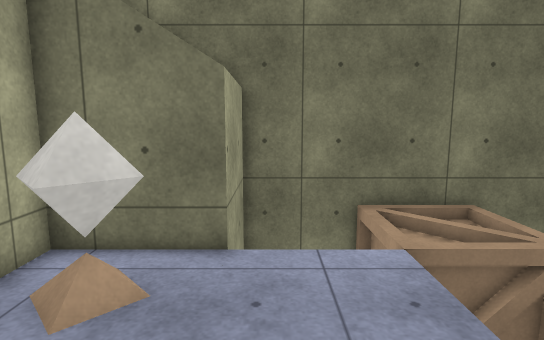
View 1 (above)

12 first-person views from a walk through a 3-D level made in the Unity game engine. The camera is 1.4 m above the floor, tilts 8° down and sees 80° across. The floor is counted in squares, 0.5 m on a side. Each view is taken from the middle of a square. On the plan, view 1 faces up. The plan holds only what a view shows up to about 20 squares ahead; the rest is blank. The player is left out. Surface patterns are stand-ins for the level's own textures.

View 2
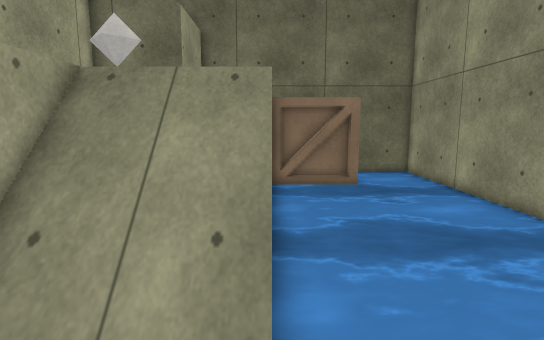

View 3
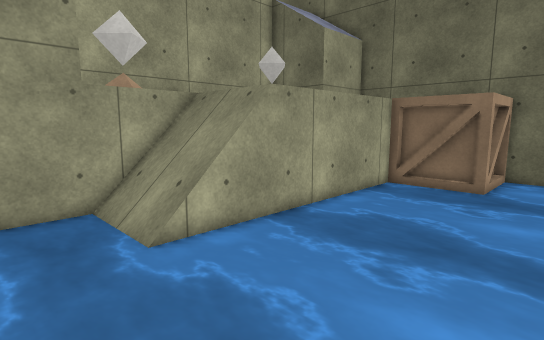

View 4
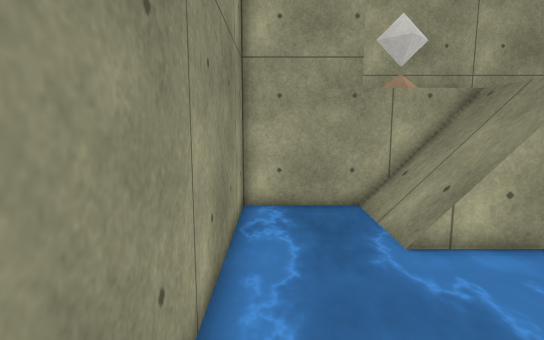

View 5
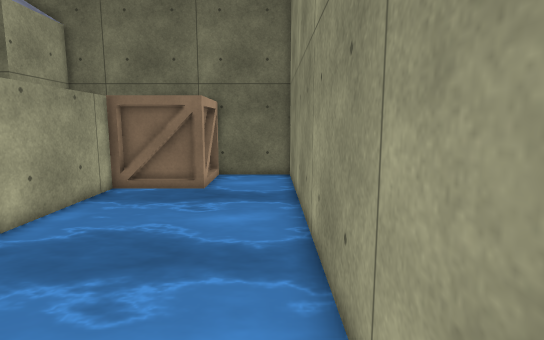

View 6
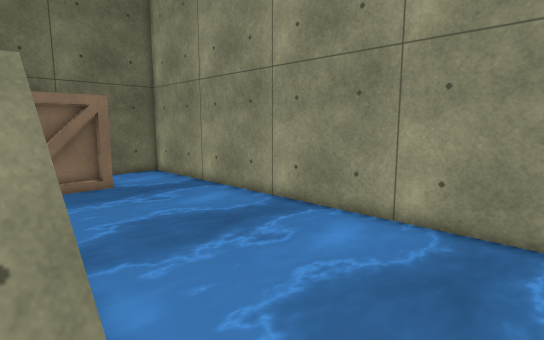

View 7
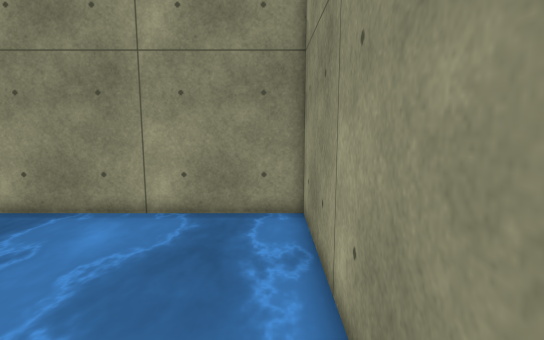

View 8
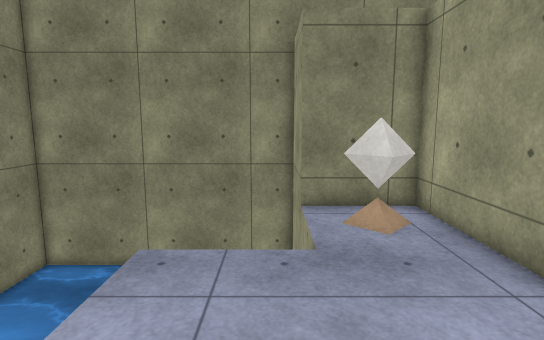

View 9
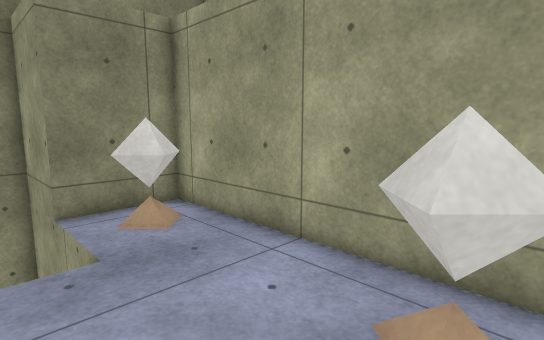

View 10
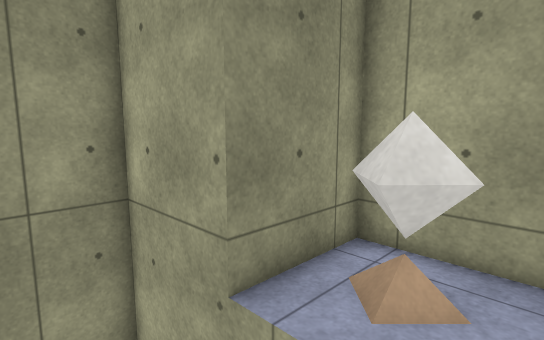

View 11
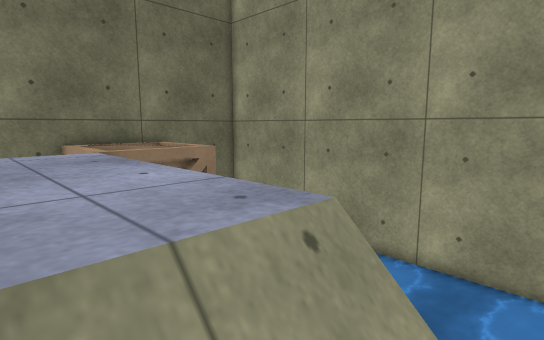

View 12
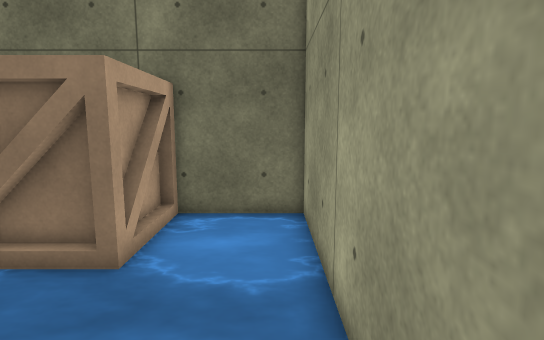

### Floor plan
Key: @ floor where view 1 was taken; # wall or solid block; . floor; / step, stairs or slope; = window, fence, low wall or low ledge; ~ water the walk can cross; ≈ water the walk keeps out of; ^ raised ledge.
Columns run from 5 left of view 1 to 11 right of it. Each row starts with its distance up from view 1.
 11     #≈≈≈#   #####
 10     #   #   #~~~#
  9     #   ^^  #~~~#
  8     #   ^^^##~~~#
  7 #####≈≈≈#####~~~#
  6 #^......≈~~~~~~~#
  5 #.#.....≈~~~~~~~#
  4 #.......≈~~~~~~~#
  3 #.......≈~~~~~~~#
  2 #.......≈~~~~~~~#
  1 #.......≈~~~~~~~#
  0 #....@..≈~~~~~~~#
 -1 #...////≈~~~~~~~#
 -2 #...////≈~~~~~~~#
 -3 #.#.=///≈~~~~~~~#
 -4 #^#^^///≈~~~~~~~#
 -5 ##^^^~~~~~~~~~~~#
 -6     #~~~~~~~~~~~#
 -7     #~~~~~~~~~~~#
 -8     #~~~~~~~~~~~#
 -9     ^############

Where each view was taken, in squares from view 1:
view 1: 0 up, 0 right, facing up
view 2: 8 down, 3 right, facing up
view 3: 8 down, 10 right, facing up-left
view 4: 8 down, 10 right, facing left
view 5: 7 down, 10 right, facing up
view 6: 8 down, 2 right, facing up-right
view 7: 8 down, 1 right, facing right
view 8: 6 up, 0 right, facing down
view 9: 6 up, 1 right, facing down-left
view 10: 1 down, 2 right, facing down-left
view 11: 3 down, 0 right, facing up-right
view 12: 1 up, 10 right, facing up
